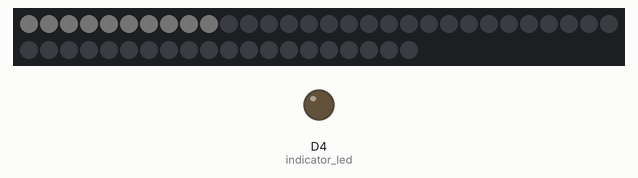
This sketch was run on a simulated ESP8266 (NodeMCU). On the bench: 50 RGB LEDs in strip order, left to right, continuing on the next row, output pins drawn as LEDs (lit = HIGH). Dim RGB values are drawn brighter than linear.

Above: at 0.89 s.
At 2.71 s:
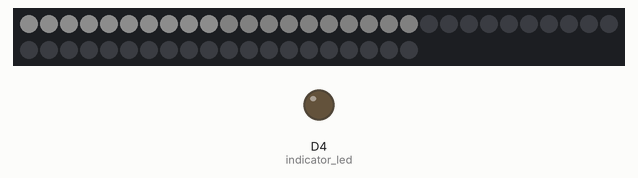
At 3.18 s:
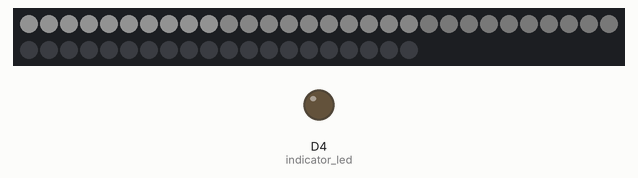
At 4.49 s:
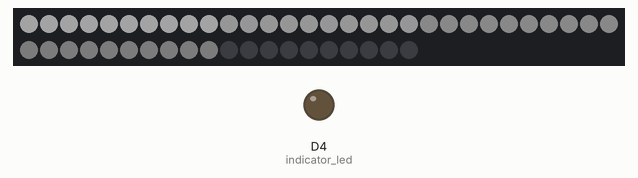
At 9.1 s:
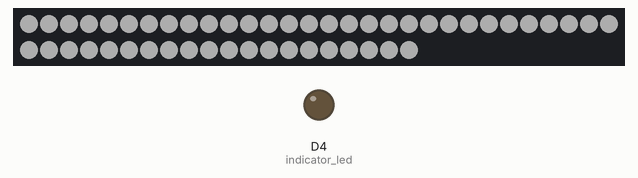

The sketch:

arduino-ledMultipleFadeV2.ino.ino
```cpp
#include "FastLED.h"
#define NUM_LEDS 50

// Settings
#define THRESHOLD_FADE 50                        // Hoger = Volgende tree later starten. 0=alles direct
#define FADE_SPEED 20                            // Lager = Sneller fade #delay in ms
#define FADE_AMOUNT 1                            // Hoger = Snelle fade #brightness + fade_amount
// Als je het op 50,20,1 zet is het effect duidelijk te zien

//Trap
#define STEPS_SIZE 5                             // aantal steps
#define STEP_SIZE 10                             // leds per tree
// end of settings

// Setup leds
CRGB rawleds[NUM_LEDS];
CRGBSet leds(rawleds, NUM_LEDS);
CRGBSet step1(leds(0,9));                       // tree 1 heeft led 0 tot en met 9
CRGBSet step2(leds(10,19));                     // tree 2 heeft led 10 tot en met 19
CRGBSet step3(leds(20,29));// etc etc etc
CRGBSet step4(leds(30,39));
CRGBSet step5(leds(40,49));
struct CRGB * step_array[] ={step1,step2,step3,step4,step5}; // Google <3
#define PIN D5
#define COLOR_ORDER GRB
int bright[STEPS_SIZE];       // array om helderheid op te slaan per tree

// Vars
int lastFade = 0; // lastfade in ms. Voor delay

void setup()
{

  pinMode(2, OUTPUT); // indicator led
  FastLED.addLeds<WS2812B, PIN, COLOR_ORDER>(leds, NUM_LEDS);
  FastLED.setBrightness(50);
  FastLED.setMaxPowerInVoltsAndMilliamps(5,5000);
  set_max_power_indicator_LED(2);
  Serial.begin(9600);

  // Turn all led offs
  fill_solid(leds, NUM_LEDS, CRGB::Black);
  FastLED.show();
}

void loop(){
if(delayy(lastFade,FADE_SPEED)){                      // Delay without delaying function, zie onderaan de boolean functie (0,1)
  for(int x=0; x<STEPS_SIZE;x++){                     // for elke tree
    if(bright[x] < 255){                              // Alleen verder indien bright van die tree lager is dan 255(=max brightness)
      if(x == 0){                                     // Indien het de eerste tree is (Kan geen check uitvoeren of de vorige led een waarde heeft, zie code hier onder)
         for (int i=0;i<STEP_SIZE;i++){               // voor elke 10 leds op een tree
            step_array[x][i] = CHSV(255,0,bright[x]); // zet HSV
          }
         bright[x] = bright[x] + FADE_AMOUNT;         // set bright voor volgende run op brightness + fade amount
      }else{                                          // als het niet de eerste tree is (Dus kan de waarde van de vorige tree checken)
        int lastStep = x - 1;                         // var voor vorige tree id
        if(bright[lastStep] > THRESHOLD_FADE ){       // als vorige tree een waarde heeft hoger dan de THRESHOLD (Pas gaan starten als de vorige tree op bijv 50 brightness zit)
            for (int i=0;i<STEP_SIZE;i++){            // Voor elke 10 leds op een tree
              step_array[x][i] = CHSV(255,0,bright[x]);// set HSV
            }
            bright[x] = bright[x] + FADE_AMOUNT;      // set bright voor volgende run op brightness + fade amount
        }
      }
    }
  }
  lastFade = millis();                                // Sla millis op van laatste fade voor de delay
}
       //FastLED.delay(1); // Andere functie om de fade te vertragen, 1 vetraagt al gigantisch
        FastLED.show();   // Show led
}

boolean delayy(unsigned long since, unsigned long time) {
  unsigned long currentmillis = millis();
  if (currentmillis - since >= time) {
    since = currentmillis;
    return true;
  }
  return false;
}
```
